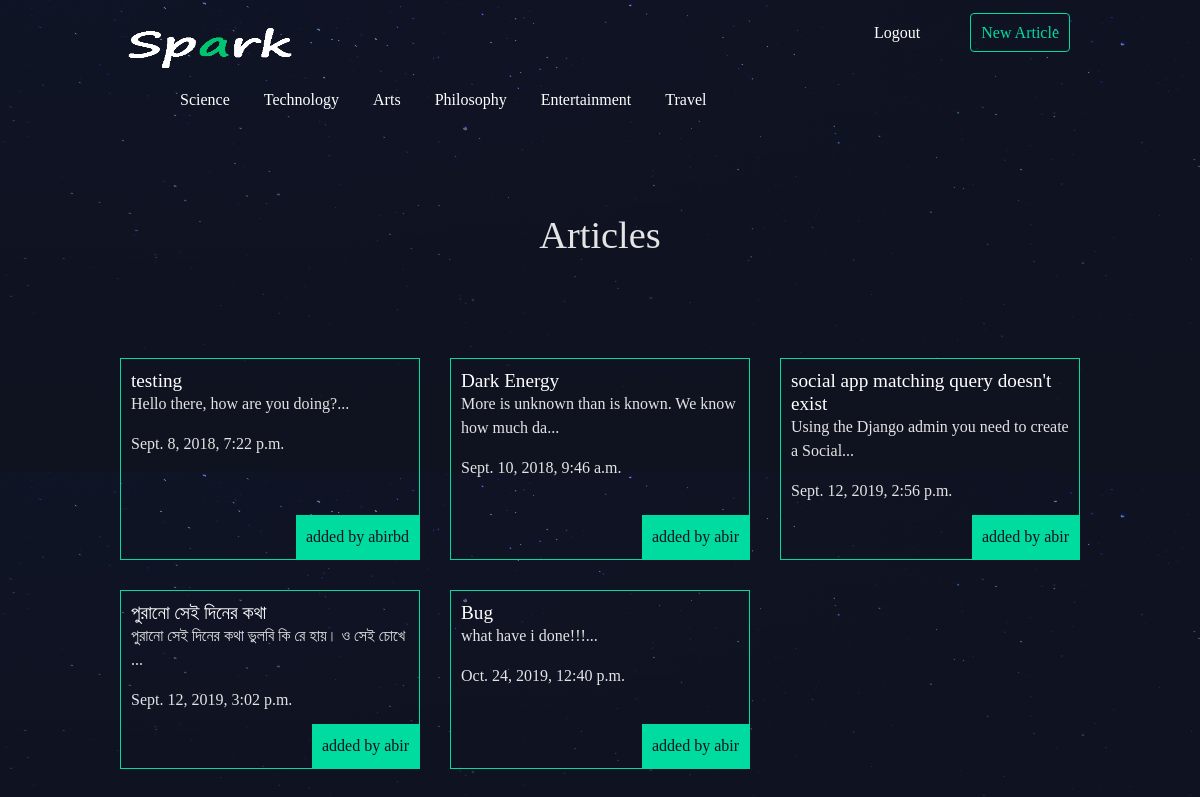
The app's page / (signed in) with its own data.
### articles/models.py (models this page shows, shortened)
class Article(models.Model):
    title = models.CharField(max_length=100)
    slug = models.SlugField()
    body = models.TextField()
    date = models.DateTimeField(auto_now_add=True)
    thumb = models.ImageField(default='default.png', blank=True)
    author = models.ForeignKey(User,default=None, on_delete=models.CASCADE)
    def snippet(self):
        return self.body[:50] + '...'

### articles/views.py (the view)
# urls.py: path('', views.article_list, name='list'),
def article_list(request):
    articles = Article.objects.all().order_by('date')
    return render(request, 'articles/article_list.html', { 'articles': articles })

### articles/templates/articles/article_list.html
{% extends 'base_layout.html' %}
{% block content %}
        <div class="categories">
            <ul style="list-style: none; margin-left=100px">
                <li style="display: inline-block; padding-left:20px; margin-left=100px;"><a href="#">Science</a></li>
                <li style="display: inline-block; padding-left:20px; margin-left=100px"><a href="#">Technology</a></li>
                <li style="display: inline-block; padding-left:20px; margin-left=100px"><a href="#">Arts</a></li>
                <li style="display: inline-block; padding-left:20px; margin-left=100px"><a href="#">Philosophy</a></li>
                <li style="display: inline-block; padding-left:20px; margin-left=100px"><a href="#">Entertainment</a></li>
                <li style="display: inline-block; padding-left:20px; margin-left=100px"><a href="#">Travel</a></li>
            </ul>
        </div>
        <h1>Articles</h1>
        <div class="articles">
        {% for article in articles %}
            <div class="article">
                <h2><a href="{% url 'articles:detail' slug=article.slug %}">{{ article.title }}</a></h2>
                <p>{{ article.snippet }}</p>
                <p>{{ article.date }}</p>
                <p class="author">added by {{article.author.username}}</p>
            </div>
        {% endfor %}
        </div>
{% endblock %}

### assets/styles.css (style rules this page uses)
body { background-color: #0f121f; background-image: url(/static/stars.png); background-repeat-y: no-repeat; color: rgb(228, 228, 228); }
body * { font-family: Ubuntu; }
h1, h2, h3, h4, h5 { font-weight: normal; margin: 0; }
a, a:hover, a:visited { color: #fff; text-decoration: none; }
div.wrapper>h1 { text-align: center; margin: 100px auto; font-size: 2.4em }
.articles { display: grid; grid-template-columns: 1fr 1fr 1fr; grid-gap: 30px; }
.article { padding: 10px; border: 1px solid #00dba0; position: relative; padding-bottom: 40px; }
.article h2 { font-size: 1.2em; }
.article .author { padding: 10px; background: #00dba0; position: absolute; right: 0; bottom: 0; margin: 0; color: #0f121f; }
li { display: inline-block; padding: 0px 10px 0px 10px; }

### records on screen
Article: title "testing", snippet "Hello there, how are you doing?...", date "Sept. 8, 2018, 7:22 p.m.", author.username "abirbd"
Article: title "Dark Energy", snippet "More is unknown than is known. We know how much da...", date "Sept. 10, 2018, 9:46 a.m.", author.username "abir"
Article: title "social app matching query doesn't exist", snippet "Using the Django admin you need to create a Social...", date "Sept. 12, 2019, 2:56 p.m.", author.username "abir"
Article: title "পুরানো সেই দিনের কথা", snippet "পুরানো সেই দিনের কথা ভুলবি কি রে হায়। ও সেই চোখে ...", date "Sept. 12, 2019, 3:02 p.m.", author.username "abir"
Article: title "Bug", snippet "what have i done!!!...", date "Oct. 24, 2019, 12:40 p.m.", author.username "abir"
